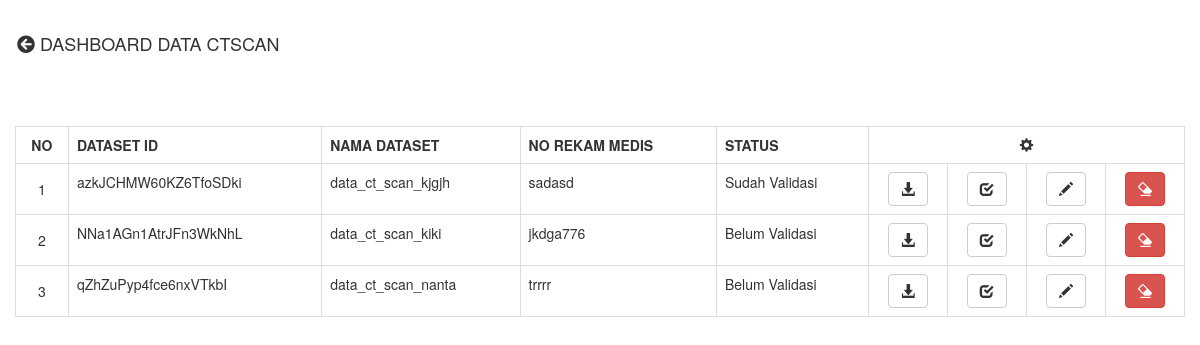
The app's page /data.php with its own data.
### tables this page shows
CREATE TABLE `dataset` (
  `dataset_id` varchar(20) NOT NULL,
  `dataset_name` varchar(255) NOT NULL,
  `medic_record` varchar(255) NOT NULL,
  `status` varchar(10) DEFAULT NULL,
  `created_date` date DEFAULT NULL,
  PRIMARY KEY (`dataset_id`)
);

### view.php (the view, shortened to what this page needs)
<?php
    include 'koneksi.php';
    $query = $db->prepare("SELECT * FROM dataset");
    $query->execute();
?>
<div class="table-responsive">
    <table class="table table-bordered">
            <?php
                $no = 1;
                if($query->rowCount() == 0){?>
                    <div id="box-alret">Data Rekaman Kosong</div>
                    <div>
                        <button onClick="location.href='upload.php'" style="margin-top: 10px;" class="btn btn-sm btn-primary">Tambah Data</button>
                    </div>
            <?php
                }
                else { ?>
                    <tr>
                        <th class="text-center">NO</th>
                        <th>DATASET ID</th>
                        <th>NAMA DATASET</th>
                        <th>NO REKAM MEDIS</th>
                        <th>STATUS</th>
                        <th colspan="4" class="text-center"><span class="glyphicon glyphicon-cog"></span></th>
                    </tr>
            <?php
                    while($value = $query->fetch()){ ?>
                        <tr>
                            <td class="align-middle text-center"><?php echo $no; ?></td>
                            <td p align="left" bgcolor="#FFFFFF"><?php echo $value['dataset_id'] ?></td>
                            <td p align="left" bgcolor="#FFFFFF"><?php echo $value['dataset_name'] ?></td>
                            <td p align="left" bgcolor="#FFFFFF"><?php echo $value['medic_record'] ?></td>
                            <td p align="left" bgcolor="#FFFFFF">
                                <?php
                                    $temp = $value['dataset_id'];
                                    $query_img = $db->prepare("SELECT * FROM image_data WHERE dataset_id = '$temp'");
                                    $query_img->bindParam(":dataset_id", $_GET['temp']);
                                    $query_img->execute();
                                    $value_img = $query_img->fetch();
                                    if(($value_img['dataset_id'] === $temp) && ($value_img['validate'] !== NULL))
                                       echo "Sudah Validasi";
                                    else
                                        echo "Belum Validasi"; ?>
                            </td>
                            <td class="align-middle text-center">
                                <a href="download.php?dataset_id=<?php echo $value['dataset_id']?>" class="btn btn-default"><span class="glyphicon glyphicon-download-alt"></span></a>
                            </td>
                            <td class="align-middle text-center">
                                <a href="detailed.php?dataset_id=<?php echo $value['dataset_id']?>" class="btn btn-default"><span class="glyphicon glyphicon-check"></span></a>
                            </td>
                            <td class="align-middle text-center">
                                <a href="edit.php?dataset_id=<?php echo $value['dataset_id']?>" class="btn btn-default"><span class="glyphicon glyphicon-pencil"></span></a>
                            </td>
                            <td class="align-middle text-center">
                                <a href="delete.php?dataset_id=<?php echo $value['dataset_id']?>" class="btn btn-danger"><span class="glyphicon glyphicon-erase"></span></a>
                            </td>
                        </tr>
                        <?php
                            $no++;
                    }
                } ?>
    </table>
</div>

### data.php (shortened to what this page needs)
<!DOCTYPE html>
<html lang="en">
    <head>
        <link href="css/bootstrap.min.css" rel="stylesheet">
        <link rel="stylesheet" href="https://use.fontawesome.com/releases/v5.6.3/css/all.css">
    </head>
    <body>
         <div class="menu-css">
            <button onClick="location.href='index.php'" class="btn btn-lg btn-css" type="button"><i class="fas fa-arrow-circle-left"></i> DASHBOARD DATA CTSCAN</button>
        </div>
        <div style="padding: 0 15px;">
            <div id="view"><?php include "view.php"; ?></div>
        </div>
    </body>
</html>

### data.php (style rules this page uses)
.align-middle { vertical-align: middle !important; }
.menu-css { padding-top: 20px; padding-bottom: 60px; }
.btn-css { background-color: white; }

### records on screen
dataset: dataset_id "azkJCHMW60KZ6TfoSDki", dataset_name "data_ct_scan_kjgjh", medic_record "sadasd", shows "Sudah Validasi"
dataset: dataset_id "NNa1AGn1AtrJFn3WkNhL", dataset_name "data_ct_scan_kiki", medic_record "jkdga776", shows "Belum Validasi"
dataset: dataset_id "qZhZuPyp4fce6nxVTkbI", dataset_name "data_ct_scan_nanta", medic_record "trrrr", shows "Belum Validasi"
